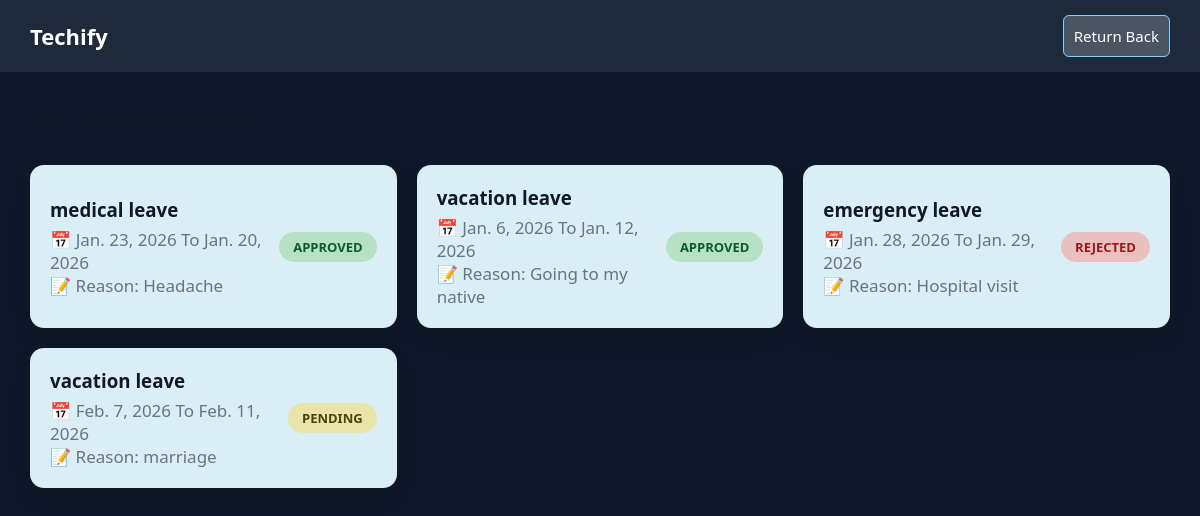
Page /leave/my-leaves (signed in) on the committed database.
### leave/models.py (models this page shows, shortened)
class Leave(models.Model):
    user=models.ForeignKey(User,on_delete=models.CASCADE , related_name='leave')
    leave_type=models.CharField(max_length=70)
    start_date=models.DateField()
    end_date=models.DateField()
    reason=models.TextField()
    status=models.CharField(max_length=10,default='Pending')

### leave/views.py (the view)
# urls.py: path('my-leaves',my_leaves,name='my_leaves'),
@login_required
def my_leaves(request):
    leaves = Leave.objects.filter(user=request.user)
    return render(request, 'leave/view_leave.html', {'leaves': leaves})

### template/leave/view_leave.html (shortened to what this page needs)
<!DOCTYPE html>
{% load static %}
<html lang="en">
<head>
    <link rel="stylesheet" href="{% static 'css/view_leave.css' %}">
</head>
<body>
    <nav class="navbar">
        <div class="logo">Techify</div>
        <a href="{% url 'user_dashboard' %}" class="back-btn">Return Back</a>
    </nav>
    <h2 class="page-title">My Leave Requests</h2>
    <div class="leave-container">
        {% for leave in leaves %}
        <div class="leave-card">
            <div class="leave-info">
                <h3>{{leave.leave_type}}</h3>
                <p>📅 {{leave.start_date}} To {{leave.end_date}}</p>
                <p>📝 Reason: {{leave.reason}}</p>
            </div>
            <span class="status {{ leave.status|lower }}">{{leave.status|upper}}</span>
        </div>
        {% endfor %}
    </div>
</body>
</html>

### static/css/view_leave.css (style rules this page uses)
:root { --bg-color: #0f172a; --surface-color: #1e293b; --card-color: rgba(255, 255, 255, 0.08); --text-color: #e5e7eb; --muted-text: #94a3b8; --accent: #7dd3fc; --accent-2: #a78bfa; }
* { margin: 0; padding: 0; box-sizing: border-box; font-family: 'Segoe UI', sans-serif; }
body { background-color: var(--bg-color); }
.navbar { background-color: var(--surface-color); color: white; padding: 15px 30px; display: flex; justify-content: space-between; align-items: center; }
.logo { font-size: 22px; font-weight: bold; }
.back-btn { background: rgba(255, 255, 255, 0.2); padding: 10px; border-radius: 6px; color: white; text-decoration: none; font-size: 15px; border: 1px solid #7dd3fc; }
.page-title { margin: 30px; font-size: 24px; color: #111827; }
.leave-container { display: grid; grid-template-columns: repeat(auto-fit, minmax(320px, 1fr)); gap: 20px; padding: 0 30px 40px; }
.leave-card { background: rgb(217, 238, 245); padding: 20px; border-radius: 14px; display: flex; justify-content: space-between; align-items: center; box-shadow: 0 10px 25px rgba(0,0,0,0.08); transition: transform 0.2s ease; }
.leave-info h3 { margin-bottom: 6px; color: #111827; }
.leave-info p { font-size: 17px; color: #6b7280; font-weight: 500; }
.status { padding: 6px 14px; border-radius: 20px; font-size: 13px; font-weight: 600; }
.approved { background: #b6e1c5; color: #0d5b2b; }
.rejected { background: #eabfbf; color: #991b1b; }
.pending { background: #e9e4aa; color: #4a4404; }

### rows in the picture
Leave: leave_type "medical leave", start_date "Jan. 23, 2026", end_date "Jan. 20, 2026", reason "Headache", status "APPROVED"
Leave: leave_type "vacation leave", start_date "Jan. 6, 2026", end_date "Jan. 12, 2026", reason "Going to my native", status "APPROVED"
Leave: leave_type "emergency leave", start_date "Jan. 28, 2026", end_date "Jan. 29, 2026", reason "Hospital visit", status "REJECTED"
Leave: leave_type "vacation leave", start_date "Feb. 7, 2026", end_date "Feb. 11, 2026", reason "marriage", status "PENDING"
